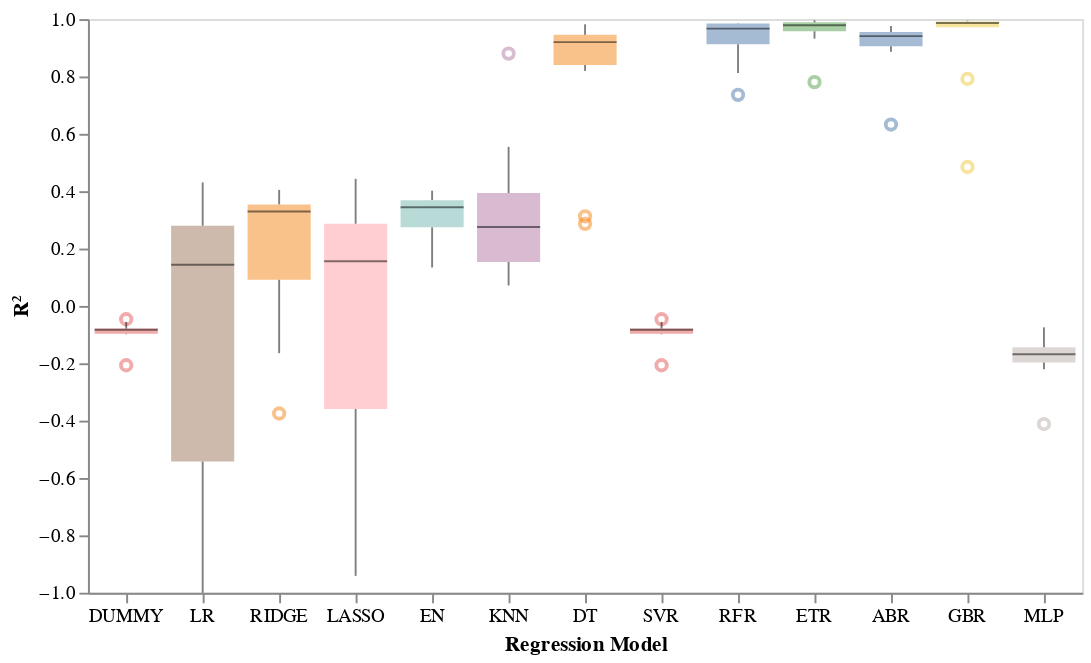

The code cell stored with this chart in its notebook:
### Code cell
# Let's try a better looking chart in altair
df_rev = pd.DataFrame({
    "model": np.concatenate([[n]*len(v) for n, v in zip(names, kfold_r2)]),
    "R2":  np.concatenate(kfold_r2)
})
df_rev.replace(np.nan, '0', inplace=True)
#eliminate dummy variable for R2 values
rev_chart3 = alt.Chart(df_rev).mark_boxplot(
    size=33, opacity=0.5, median={'color': 'black', 'strokeWidth': 3}
).encode(
    x=alt.X('model:N', sort=names, title='Regression Model',
            axis=alt.Axis(labelAngle=0, grid=False)),
    y=alt.Y('R2:Q', title='R²',
            scale=alt.Scale(domain=[-1, 1], nice=False, clamp=True),
            axis=alt.Axis(grid=False)),
    color=alt.Color('model:N', legend=None)
).properties(width=40*len(names), height=300, title='')
rev_chart3

### Figure 1 — Vega-Lite specification as saved in the notebook (floating-point values rounded to 4 significant figures; data arrays with more than 128 entries replaced by an {"elided": "..."} marker saying what was removed)
{"config": {"view": {"continuousWidth": 300, "continuousHeight": 300}}, "data": {"name": "data-d281c5a73f4ae7c28202776cd58a9403"}, "mark": {"type": "boxplot", "median": {"color": "black", "strokeWidth": 3}, "opacity": 0.5, "size": 33}, "encoding": {"color": {"field": "model", "legend": null, "type": "nominal"}, "x": {"axis": {"grid": false, "labelAngle": 0}, "field": "model", "sort": ["DUMMY", "LR", "RIDGE", "LASSO", "EN", "KNN", "DT", "SVR", "RFR", "ETR", "ABR", "GBR", "MLP"], "title": "Regression Model", "type": "nominal"}, "y": {"axis": {"grid": false}, "field": "R2", "scale": {"clamp": true, "domain": [-1, 1], "nice": false}, "title": "R²", "type": "quantitative"}}, "height": 300, "title": "", "width": 520, "$schema": "https://vega.github.io/schema/vega-lite/v5.20.1.json", "datasets": {"data-d281c5a73f4ae7c28202776cd58a9403": {"elided": "130 records"}}}
